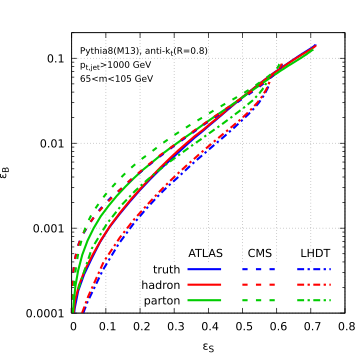

Write the gnuplot code that produced this figure.
reset
set term pdfcairo enhanced size 9cm,9cm
set colors classic

call 'defaults.gp'

pt=default_pt

mmin=default_mmin
mmax=default_mmax

levelref=default_levelref
levelalt=default_levelalt
level=levelref.'_'.levelalt

reflabel=default_levelref_label
altlabel=default_levelalt_label

set xlabel '{/Symbol e}_S'
set ylabel '{/Symbol e}_B'
set log y
set yrange [1e-4:0.2]

set bmargin at screen 0.12
set tmargin at screen 0.91
set lmargin at screen 0.2
set rmargin at screen 0.97

set grid dt 3 lw 1

set key spacing 1.2


set style line 1 dt 2 lc rgb "#ff0000" lw 2
set style line 2 dt 1 lc rgb "#ff0000" lw 2
set style line 3 dt 2 lc rgb "#00dd00" lw 2
set style line 4 dt 1 lc rgb "#00dd00" lw 2
set style line 5 dt 2 lc rgb "#0000ff" lw 2
set style line 6 dt 1 lc rgb "#0000ff" lw 2
set style line 7 dt 2 lc rgb "#000000" lw 2
set style line 8 dt 1 lc rgb "#000000" lw 2


set out 'rocs.pdf'


R=default_R

set key maxrow 3 width -5
set key bottom right


set label 101 '{/*0.8 Pythia8(M13), anti-k_t(R='.R.')}'  left at graph 0.03,0.94
set label 102 '{/*0.8 p_{t,jet}>'.pt.' GeV}'             left at graph 0.03,0.89
set label 103 sprintf('{/*0.8 %g<m<%g GeV}',mmin,mmax)   left at graph 0.03,0.84

unset title 
set label 1 'ATLAS       CMS        LHDT ' right at graph 0.96,0.215

m(lev,shape,mass,vmax,dv)=sprintf('< ../scripts/roc.sh ../res/lhc14-WW%s-pythia8230M13-%s-R%s.ntuple.gz ../res/lhc14-dijets%s-pythia8230M13-%s-R%s.ntuple.gz %s 0.0 %g %g "m_%s>%g" "m_%s<%g"',pt,lev,R,pt,lev,R,shape,vmax+0.0,dv+0.0,mass,mmin,mass,mmax)

plot m('truth' , word(all_shape,1), word(all_mass,1), word(all_vmax,1), word(all_dv,1)) u 1:2 w l dt 1          lc 3             lw 3 t 'truth',\
     m('hadron', word(all_shape,1), word(all_mass,1), word(all_vmax,1), word(all_dv,1)) u 1:2 w l dt 1          lc 1             lw 3 t 'hadron',\
     m('parton', word(all_shape,1), word(all_mass,1), word(all_vmax,1), word(all_dv,1)) u 1:2 w l dt 1          lc rgb "#00cc00" lw 3 t 'parton',\
     m('truth' , word(all_shape,2), word(all_mass,2), word(all_vmax,2), word(all_dv,2)) u 1:2 w l dt 2          lc 3             lw 3 t ' ',\
     m('hadron', word(all_shape,2), word(all_mass,2), word(all_vmax,2), word(all_dv,2)) u 1:2 w l dt 2          lc 1             lw 3 t ' ',\
     m('parton', word(all_shape,2), word(all_mass,2), word(all_vmax,2), word(all_dv,2)) u 1:2 w l dt 2          lc rgb "#00cc00" lw 3 t ' ',\
     m('truth' , word(all_shape,3), word(all_mass,3), word(all_vmax,3), word(all_dv,3)) u 1:2 w l dt (12,6,4,6) lc 3             lw 3 t ' ',\
     m('hadron', word(all_shape,3), word(all_mass,3), word(all_vmax,3), word(all_dv,3)) u 1:2 w l dt (12,6,4,6) lc 1             lw 3 t ' ',\
     m('parton', word(all_shape,3), word(all_mass,3), word(all_vmax,3), word(all_dv,3)) u 1:2 w l dt (12,6,4,6) lc rgb "#00cc00" lw 3 t ' '

set out
